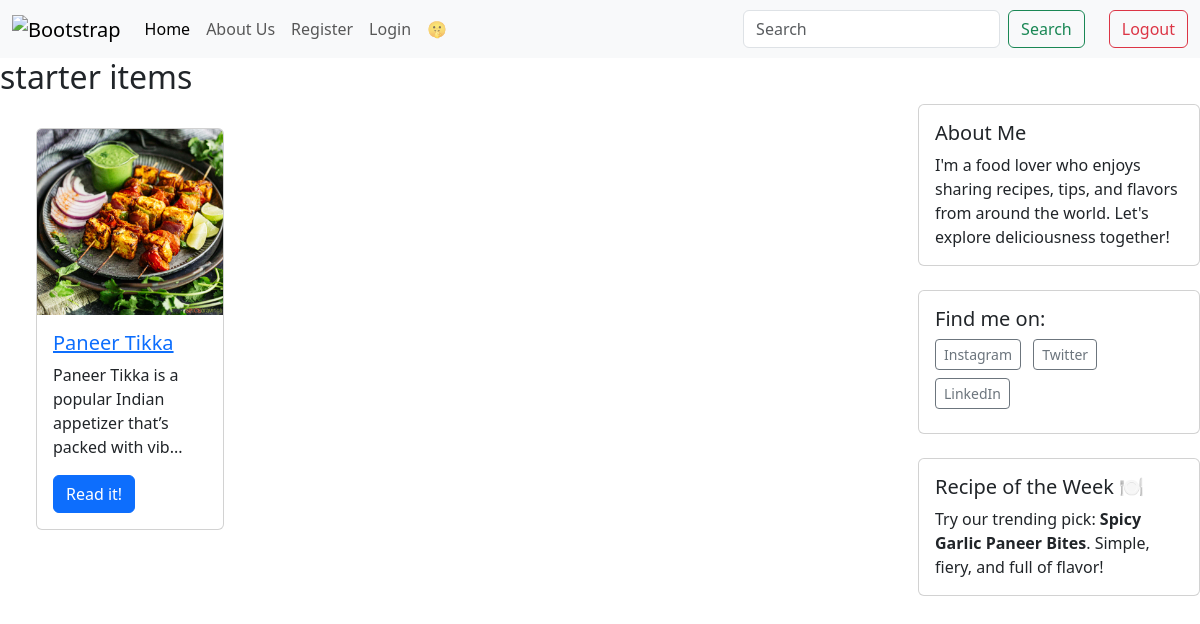
The app's page /category/starter/ with its own data.
### blogapp/models.py (models this page shows, shortened)
class Category(models.Model):
    name = models.CharField(max_length=30)
    class Meta:
        verbose_name_plural = 'Categories'

class Post(models.Model):
    title = models.CharField(max_length=255)
    body = models.TextField(default='nada')
    created_on = models.DateTimeField(auto_now_add=True)
    last_modified = models.DateTimeField(auto_now=True)
    categories = models.ManyToManyField("Category", related_name="posts")
    image = models.ImageField(upload_to='post_images/', blank=True, null=True)

### blogapp/views.py (the view)
# urls.py: path("category/<category>/", views.blog_category, name="blog_category"),
def blog_category(request, category):
    posts = Post.objects.filter(categories__name__contains=category).order_by("-created_on")
    context = {
        "category": category,
        "posts": posts,
    }
    return render(request, "blogapp/category.html", context)

### blogapp/templates/blogapp/category.html
{% extends "blogapp/index.html" %}
{% block page_title %}
    <h2>
      {{category}} items
    </h2>
{% endblock page_title %}

### blogapp/templates/blogapp/index.html (shortened to what this page needs)
<!DOCTYPE html>
<html lang="en">
<head>
    <link href="https://cdn.jsdelivr.net/npm/bootstrap@5.3.3/dist/css/bootstrap.min.css" rel="stylesheet">
</head>
<body>
<nav class="navbar navbar-expand-lg bg-body-tertiary">
    <div class="container-fluid">
      <a class="navbar-brand" href="/">
        <img src="https://cdn.vectorstock.com/i/500p/89/68/abstract-logo-of-a-cafe-or-restaurant-spoon-vector-17248968.jpg" alt="Bootstrap" width="60" height="60">
      </a>
      <div class="collapse navbar-collapse" id="navbarSupportedContent">
        <ul class="navbar-nav me-auto mb-2 mb-lg-0">
          <li class="nav-item">
            <a class="nav-link active" aria-current="page" href="/">Home</a>
          </li>
          <li class="nav-item">
            <a class="nav-link" href="/about/">About Us</a>
          </li>
          <li class="nav-item">
            <a class="nav-link" href="/register/">Register</a>
          </li>
          <li class="nav-item">
            <a class="nav-link" href="/login/">Login</a>
          </li>
          <li class="nav-item">
            <a class="nav-link" href="/exclusive/">🤫</a>
          </li>
        </ul>
        <form class="d-flex" role="search" action="{% url 'blog_search' %}" method="get">
          <input class="form-control me-2" name="query" type="search" placeholder="Search" aria-label="Search">
          <button class="btn btn-outline-success" type="submit">Search</button>
        </form>
        <form class="ms-4" action="{% url 'blog_logout'%}" method="post">
            <button class="btn btn-outline-danger">Logout</button>
        </form>
      </div>
    </div>
  </nav>
{% block page_title %}
{% load static %}
{% endblock page_title %}
{% block page_content %}
    {% block posts %}
    <div class='row'>
    <div class='col-md-9'>
    <div class="card-deck row m-4">
        {% for post in posts %}
            <div class="col-md-3 mb-4">
                <div class="card">
                    {% if post.image %}
                        <img src="{{ post.image.url }}" class="card-img-top img-fluid" alt="Post Image">
                    {% else %}
                        <img src="path/to/default-image.jpg" class="card-img-top img-fluid" alt="Default Image">
                    {% endif %}
                    <div class="card-body">
                        <h5 class="card-title">
                            <a href="{% url 'blog_detail' post.pk %}">{{ post.title }}</a>
                        </h5>
                        <p class="card-text">{{ post.body | slice:":65" }}...</p>
                        <a href="{% url 'blog_detail' post.pk %}" class="btn btn-primary">Read it!</a>
                    </div>
                </div>
            </div>
        {% endfor %}
          </div>
      </div>
    <div class="col-md-3 mb-4">
      {% include "partials/sidebar.html" %}
    </div>
    </div>
    {% endblock %}
{% endblock page_content %}
</body>
</html>

### records on screen
Category: name "starter"
Post: image (picture), title "Paneer Tikka", body "Paneer Tikka is a popular Indian appetizer that’s packed with vib"
